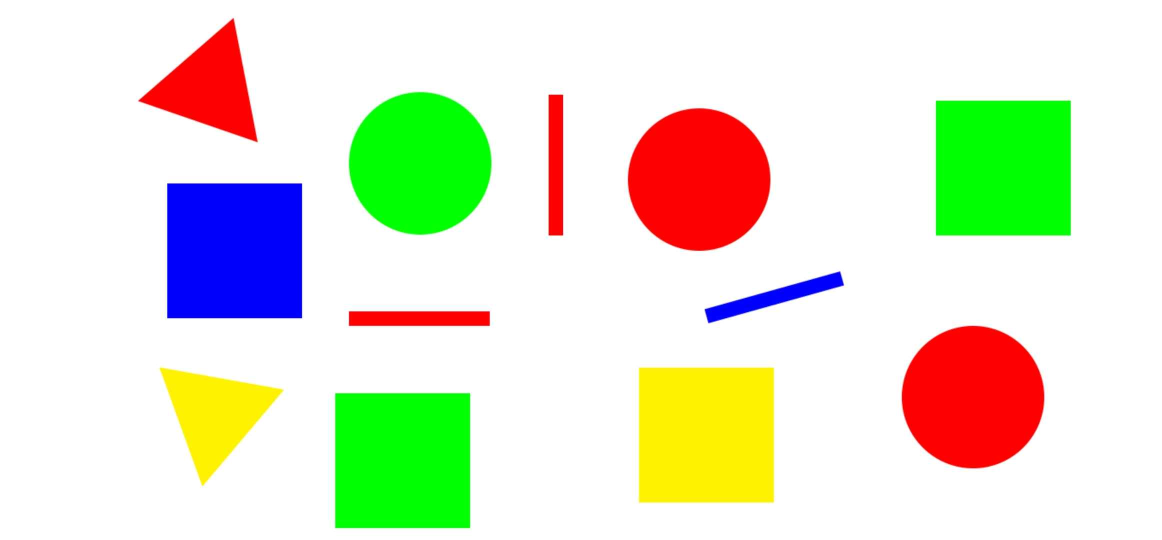
#> input picture test.jpg, 2324 x 1080 px (shown at 1/2 size)
$ python shapes_test.py
#> lines starting #> are read from the running program, lines starting #| are printed output that depends on the picture; after the words box and inside, x2 and y2 are one past the last pixel; in counts of white or black regions, pixels touching at a corner belong together
import cv2
import numpy as np
import os

save_output = "min"
os.makedirs(save_output, exist_ok=True)

img = cv2.imread("test.jpg")
#> img is the input picture: shape (1080, 2324, 3); mean B, G, R 206.1, 228.7, 225.1
if img is None:
    raise FileNotFoundError("Couldn't read 'test.jpg' — check path/filename.")

# resize to width=900 while preserving aspect ratio
scale = 900.0 / img.shape[1]
#> scale = 0.387
img = cv2.resize(img, (900, int(img.shape[0] * scale)), interpolation=cv2.INTER_AREA)
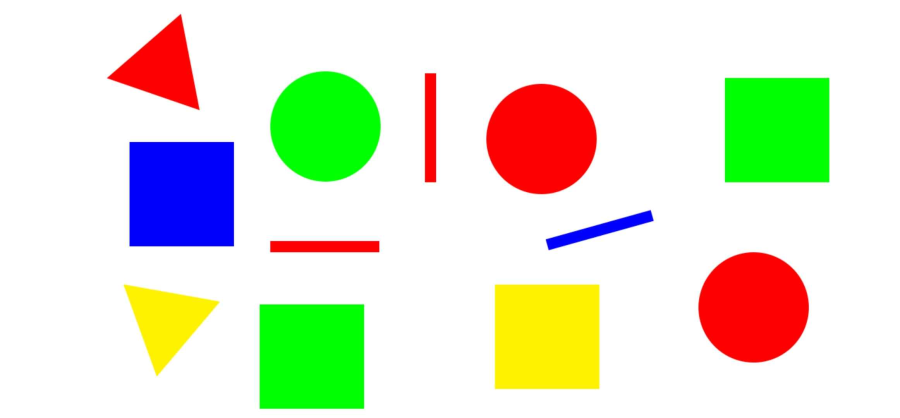
#> img: shape (418, 900, 3); mean B, G, R 206.1, 228.7, 225.1

# preprocess
gray = cv2.cvtColor(img, cv2.COLOR_BGR2GRAY)
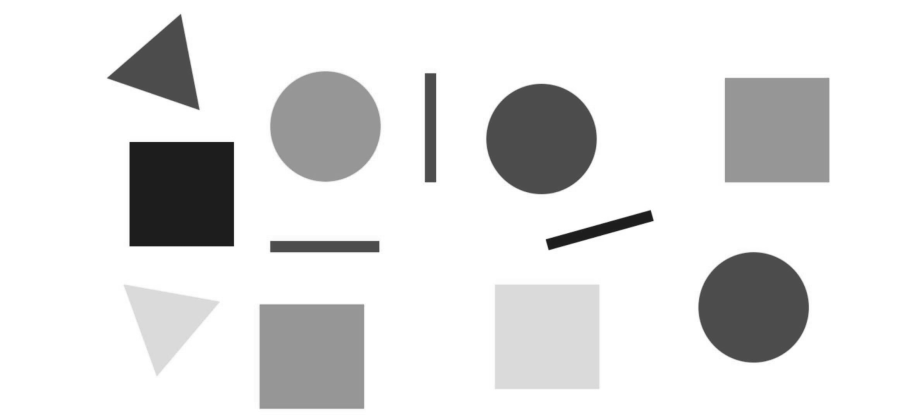
#> gray: shape (418, 900); min 27, max 255, mean 225.1
blur = cv2.GaussianBlur(gray, (5, 5), 1)
edges = cv2.Canny(blur, 50, 150)
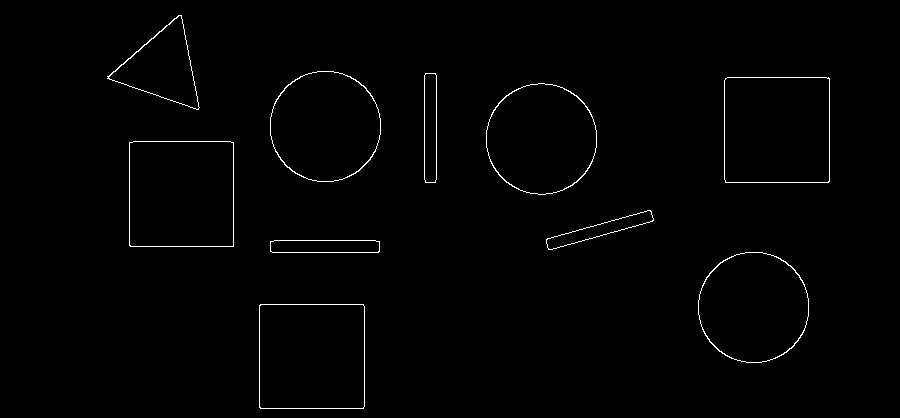
#> edges: shape (418, 900); 0.93% white in thin lines or dots, all inside (x1, y1, x2, y2) = (107, 15, 830, 409)

# find contours
contours, _ = cv2.findContours(edges, cv2.RETR_EXTERNAL, cv2.CHAIN_APPROX_SIMPLE)
#> contours = 10 contours; largest, box (x1, y1, x2, y2) and area: (724, 77, 830, 183) 11016, (259, 304, 365, 409) 10916, (129, 141, 234, 247) 10914, (270, 71, 381, 182) 9618, (486, 83, 597, 195) 9617

h_img, w_img = img.shape[:2]
#> h_img = 418; w_img = 900
min_area = max(100, int(0.0005 * h_img * w_img))  # tune this if needed
#> min_area = 188

for cnt in contours:
    area = cv2.contourArea(cnt)
    if area < min_area:
        continue

    peri = cv2.arcLength(cnt, True)
    approx = cv2.approxPolyDP(cnt, 0.02 * peri, True)

    # rotated bounding box (handles diagonal lines correctly)
    rect = cv2.minAreaRect(cnt)            # ((cx,cy),(width,height),angle)
    (cx, cy), (rw, rh), angle = rect
    rw = max(rw, 1e-6); rh = max(rh, 1e-6)
    length = max(rw, rh)
    thickness = min(rw, rh)
    thinness = thickness / length         # small -> thin object (likely a line)

    label = None

    # 1) detect lines first by rotated-box thinness + minimum length
    if thinness < 0.12 and length > 25:   # thresholds you can tune
        label = "Line"

    # 2) polygon-based classification if not already a line
    if label is None:
        if len(approx) == 3:
            label = "Triangle"
        elif len(approx) == 4:
            # use rotated box aspect ratio to decide square vs rectangle
            aspect = rw / float(rh) if rh != 0 else 0
            label = "Square" if 0.90 <= aspect <= 1.10 else "Rectangle"
        elif len(approx) > 4:
            # circularity to separate circle vs ellipse/irregular
            circularity = 4 * np.pi * area / (peri * peri) if peri > 0 else 0
            label = "Circle" if circularity > 0.75 else "Ellipse"
        else:
            label = "Unknown"

    # draw contour and rotated rectangle (for debugging/visualization)
    cv2.drawContours(img, [cnt], -1, (0, 255, 0), 2)
    box = cv2.boxPoints(rect).astype(int)
    cv2.drawContours(img, [box], 0, (255, 0, 0), 2)

    # put text safely (keep text inside image)
    x, y, bw, bh = cv2.boundingRect(approx)
    tx = max(0, x)
    ty = max(20, y - 8)   # avoid negative y so text is visible
    cv2.putText(img, label, (tx, ty), cv2.FONT_HERSHEY_SIMPLEX, 0.8, (0, 0, 255), 2, cv2.LINE_AA)
#> this loop made 10 passes
#> (area, peri, approx, cx, cy, rw, rh, angle) on passes 1, 5, 7: (10916, 415.7, [[260, 304], [259, 407], [363, 408], [363, 304]], 311.5, 356, 104, 105, -90), (10913.5, 416.2, [[129, 142], [129, 245], [233, 246], [233, 142]], 181, 193.5, 105, 104, -90), (11016.5, 417.9, [[725, 78], [725, 182], [828, 182], [829, 78]], 776.5, 129.5, 105, 105, -90)
#> (area, peri, approx, cx, cy, rw, rh, angle) on passes 3, 4, 8, 10: (1299, 239.7, [[270, 241], [272, 252], [379, 251], [375, 240]], 324.5, 246, 12, 109, -90), (1227.5, 255.1, [[651, 211], [547, 238], [547, 247], [652, 221]], 599.2, 229.6, 109.9, 12.23, -15.59), (1300, 239.7, [[425, 73], [424, 179], [435, 182], [436, 75]], 430, 127.5, 109, 12, -90), (4202.5, 307.8, [[107, 76], [199, 107], [181, 15]], 148.6, 69.64, 84.92, 96.09, -10.98)
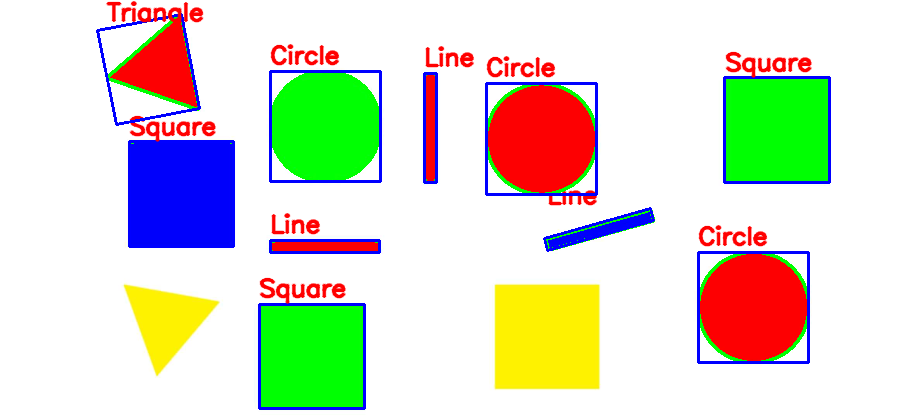
#> img: shape (418, 900, 3); 6.27% of pixels changed, all inside (x1, y1, x2, y2) = (96, 1, 831, 410)
#> after the loop, aspect = 1; circularity = 0.898

# show & save
cv2.imshow("labeled", img)
cv2.waitKey(0)
cv2.destroyAllWindows()
cv2.imwrite(os.path.join(save_output, "test_labeled.png"), img)
